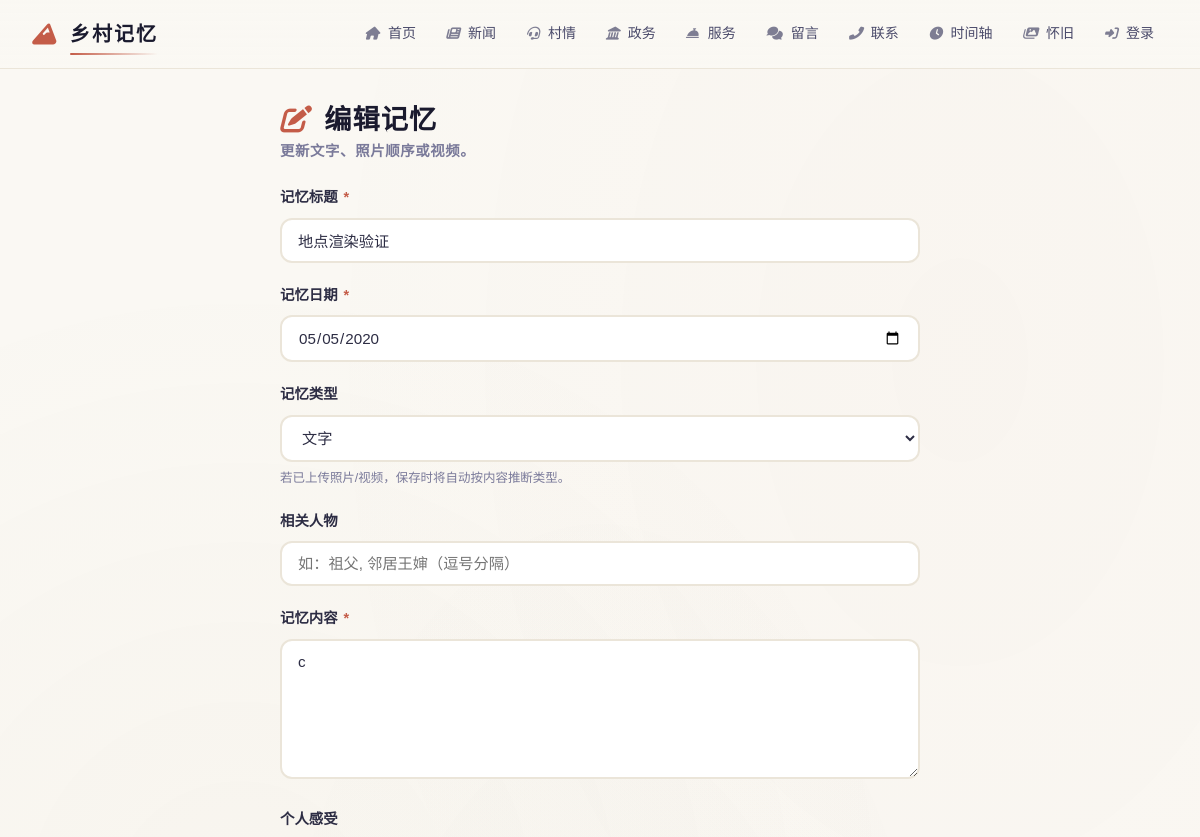
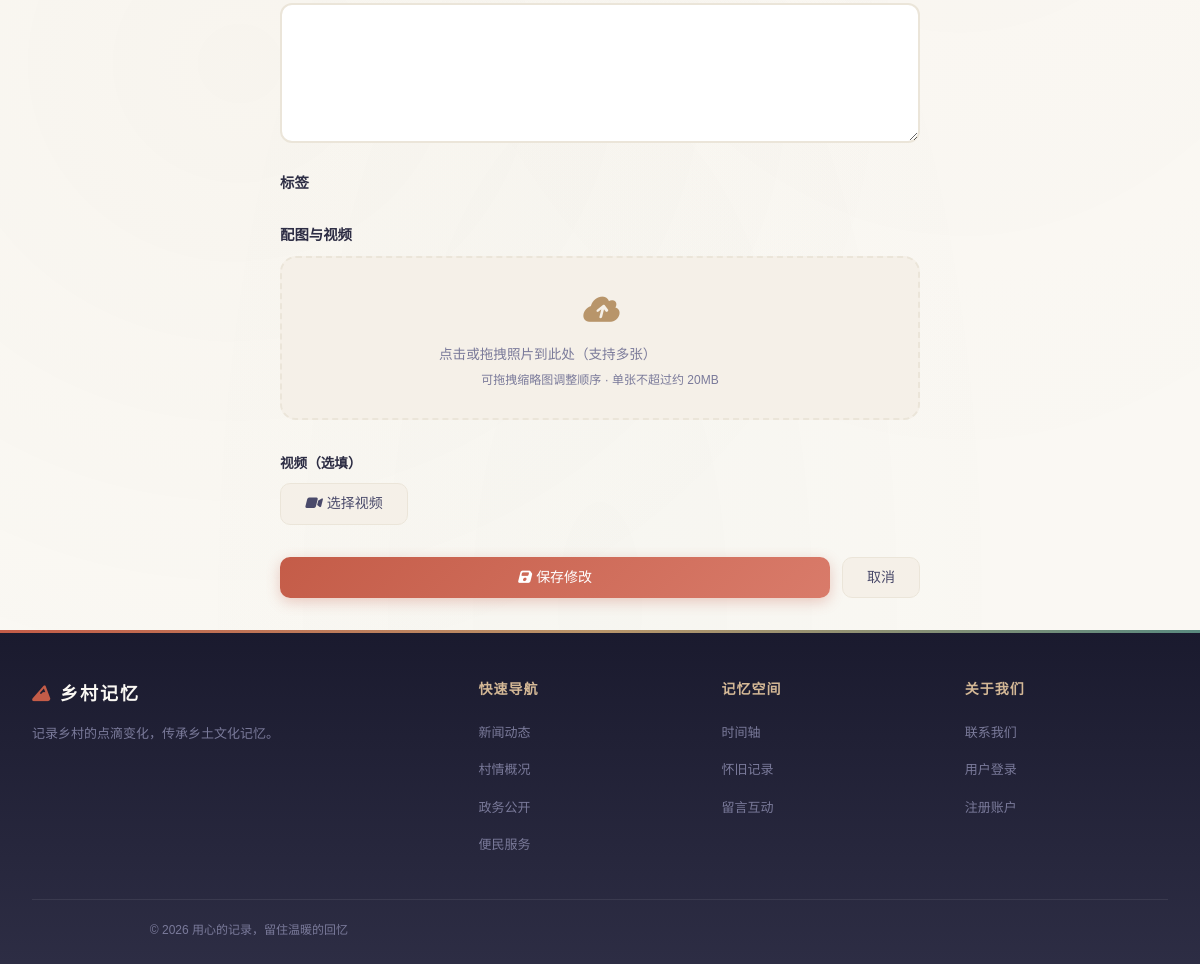
The app's page /memories/1/edit, older data (2 pictures, top to bottom).
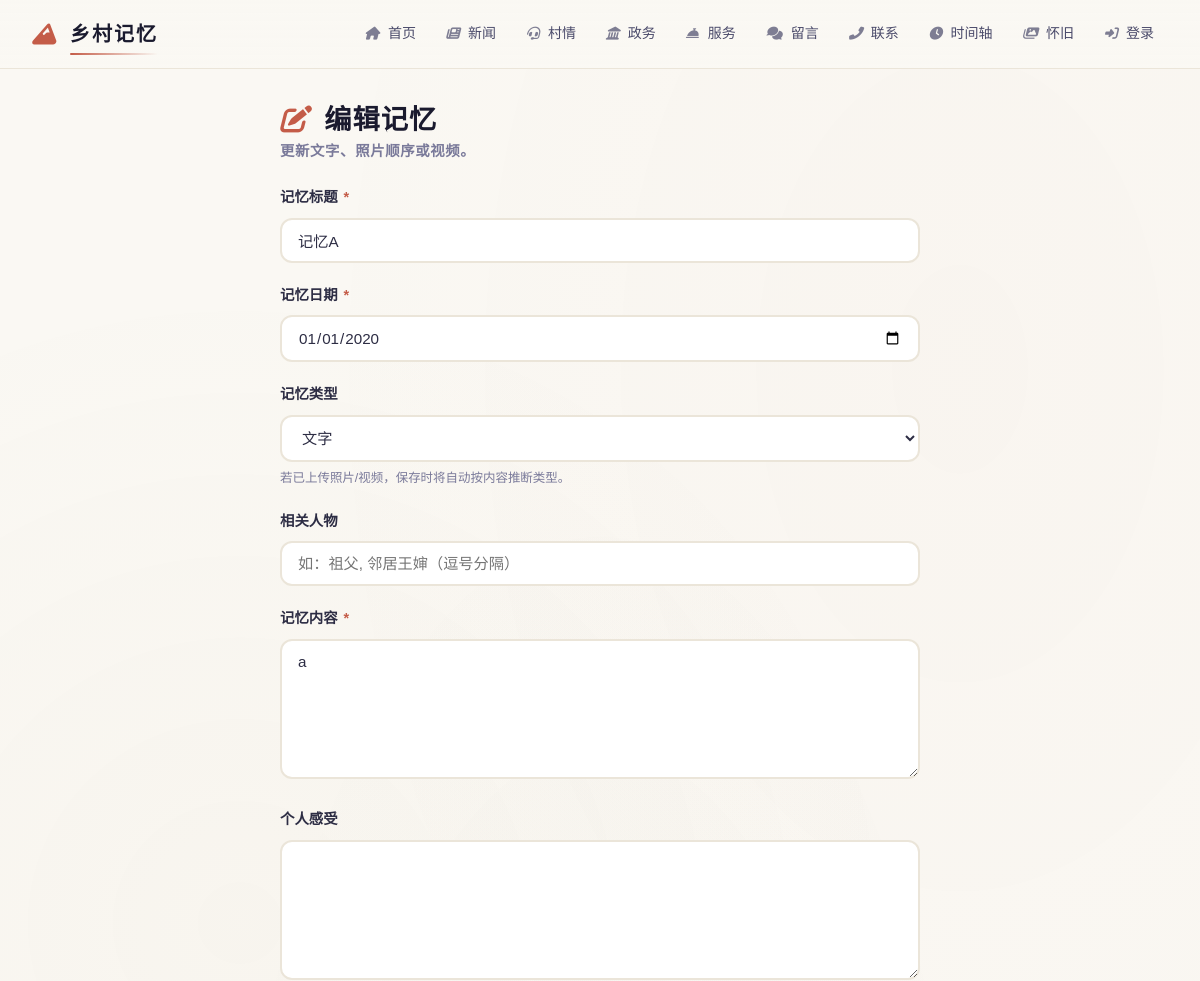
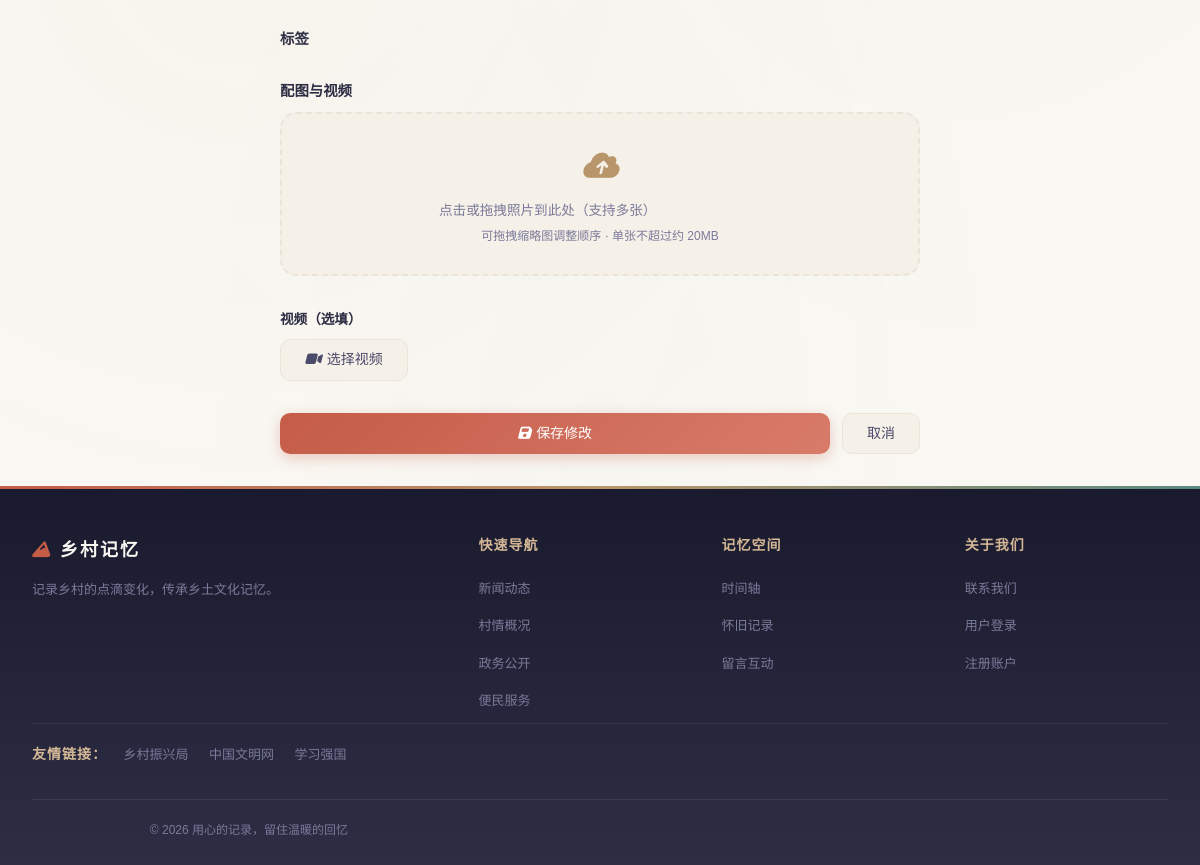
The same page, newer data (2 pictures, top to bottom).
### models.py (models this page shows, shortened)
class Memory(db.Model):
    __tablename__ = "memories"
    id = db.Column(db.Integer, primary_key=True)
    title = db.Column(db.String(200), nullable=False)
    author_id = db.Column(db.Integer, db.ForeignKey("users.id"))
    content = db.Column(db.Text)
    reflection = db.Column(db.Text)
    memory_type = db.Column(db.String(20), default="text")
    date_recorded = db.Column(db.Date, default=lambda: datetime.utcnow().date())
    photo_urls = db.Column(db.Text, default="[]")
    video_urls = db.Column(db.Text, default="[]")
    audio_url = db.Column(db.String(500))
    audio_duration = db.Column(db.String(50))
    thumbnail = db.Column(db.String(500))
    people_involved = db.Column(db.Text, default="[]")
    locations = db.Column(db.Text, default="[]")
    tags = db.Column(db.Text, default="[]")
    is_public = db.Column(db.Boolean, default=True)
    create_time = db.Column(db.DateTime, default=datetime.utcnow)
    update_time = db.Column(
        db.DateTime, default=datetime.utcnow, onupdate=datetime.utcnow
    )
    def get_photos(self):
        return _json_list(self.photo_urls)
    def get_videos(self):
        return _json_list(self.video_urls)
    def get_tags(self):
        return _json_list(self.tags)
    def get_people(self):
        return _json_list(self.people_involved)

class FriendLink(db.Model):
    __tablename__ = "friend_links"
    id = db.Column(db.Integer, primary_key=True)
    name = db.Column(db.String(100), nullable=False)  # 链接名称
    url = db.Column(db.String(255), default="")  # 跳转地址
    logo_url = db.Column(db.String(255), default="")  # 站点图标（可选）
    description = db.Column(db.Text, default="")  # 备注
    sort_order = db.Column(db.Integer, default=0)  # 排序
    is_active = db.Column(db.Boolean, default=True)  # 是否展示
    created_at = db.Column(db.DateTime, default=datetime.utcnow)

### routes/memories.py (the view)
@memories_bp.route("/memories/<int:mid>/edit")
def edit_memory_page(mid):
    memory = Memory.query.get_or_404(mid)
    tags = Tag.query.all()
    memory.tag_names = memory.get_tags()
    memory.date = str(memory.date_recorded) if memory.date_recorded else ""
    memory.type = memory.memory_type
    memory.people = ", ".join(memory.get_people()) if memory.get_people() else ""
    memory.feeling = memory.reflection
    memory.photo_urls_list = memory.get_photos()
    memory.video_urls_list = memory.get_videos()
    return render_template("edit_memory.html", memory=memory, tags=tags)

### models.py (called while the page is built)
def _json_list(text):
    try:
        result = json.loads(text)
    except (json.JSONDecodeError, TypeError):
        return []
    return result if isinstance(result, list) else []

    @classmethod
    def get(cls):
        try:
            row = cls.query.first()
        except Exception:
            row = None
        if row is None:
            row = cls(id=1, **cls.default_values())
        return row

    @property
    def nav_items(self):
        try:
            items = json.loads(self.nav_menu) if self.nav_menu else []
        except (json.JSONDecodeError, TypeError):
            items = []
        if not isinstance(items, list):
            items = []
        items = [i for i in items if i.get("is_active", True)]
        items.sort(key=lambda x: x.get("sort_order", 0))
        return items

    @property
    def footer_link_groups(self):
        try:
            groups = json.loads(self.footer_links) if self.footer_links else []
        except (json.JSONDecodeError, TypeError):
            groups = []
        return groups if isinstance(groups, list) else []

### templates/edit_memory.html (shortened to what this page needs)
{% extends "base.html" %}
{% from "macros/upload_zone.html" import render_upload_zone %}
{% block head %}
<link rel="stylesheet" href="{{ url_for('static', filename='css/memorial.css') }}" />
{% endblock %}
{% block content %}
<div class="simple-form">
  <h2 class="mem-page-head" style="margin-bottom: var(--space-6);">
    <div>
      <h1 style="font-size:1.7rem;"><i class="fas fa-edit" style="color:var(--cinnabar);"></i> 编辑记忆</h1>
      <p>更新文字、照片顺序或视频。</p>
    </div>
  </h2>
  <form id="memoryForm" novalidate>
    <div class="form-group">
      <label>记忆标题 <span class="req">*</span></label>
      <input type="text" id="memoryTitle" value="{{ memory.title }}" />
    </div>
    <div class="form-group">
      <label>记忆日期 <span class="req">*</span></label>
      <input type="date" id="memoryDate" value="{{ memory.date }}" />
    </div>
    <div class="form-group">
      <label>记忆类型</label>
      <select id="memoryType">
        <option value="text" {% if memory.type == 'text' %}selected{% endif %}>文字</option>
      </select>
      <div class="form-hint" style="font-size:0.78rem;color:var(--ink-muted);margin-top:6px;">若已上传照片/视频，保存时将自动按内容推断类型。</div>
    </div>
    <div class="form-group">
      <label>相关人物</label>
      <input type="text" id="memoryPeople" value="{{ memory.people or '' }}" placeholder="如：祖父, 邻居王婶（逗号分隔）" />
    </div>
    <div class="form-group">
      <label>记忆内容 <span class="req">*</span></label>
      <textarea id="memoryContent">{{ memory.content }}</textarea>
    </div>
    <div class="form-group">
      <label>个人感受</label>
      <textarea id="memoryFeeling">{{ memory.feeling or '' }}</textarea>
    </div>
    <div class="form-group">
      <label>标签</label>
    </div>
    <div class="form-group">
      <label>配图与视频</label>
      {{ render_upload_zone() }}
    </div>
    <div class="form-actions">
      <button type="submit" class="btn btn-primary" id="submitBtn">
        <i class="fas fa-save"></i> <span>保存修改</span>
      </button>
      <a href="/memories/{{ memory.id }}" class="btn btn-secondary">取消</a>
    </div>
  </form>
</div>
{% endblock %}

### templates/base.html (shortened to what this page needs)
<!doctype html>
<html lang="zh-CN">
  <head>
    <link
      rel="stylesheet"
      href="{{ url_for('static', filename='font-awesome/css/all.min.css') }}"
    />
    <link rel="stylesheet" href="/static/css/style.css" />
    {% block head %}{% endblock %}
  </head>
  <body class="{% if request.path.startswith('/admin') %}is-admin{% endif %}">
    <header class="site-header">
      <div class="header-inner">
        <a href="/" class="logo-area">
          {% if site_config and site_config.logo_url %}
          <img src="{{ site_config.logo_url }}" alt="{{ site_config.logo_name or 'logo' }}" style="height: 28px; border-radius: 6px;" />
          {% else %}
          <i class="{{ site_config.logo_icon if site_config and site_config.logo_icon else 'fas fa-mountain' }}"></i>
          <span>{{ site_config.logo_name if site_config and site_config.logo_name else '乡村记忆' }}</span>
          {% endif %}
        </a>
        <ul class="nav-links" id="navLinks">
          {% if site_config %}
          {% for item in site_config.nav_items %}
          <li>
            <a href="{{ item.url }}"><i class="{{ item.icon or 'fas fa-circle' }}"></i> {{ item.label }}</a>
          </li>
          {% endfor %}
          {% endif %}
          {% if session['user'] %}
          <li>
            <a href="/logout"><i class="fas fa-sign-out-alt"></i> 退出</a>
          </li>
          {% else %}
          <li>
            <a href="/login"><i class="fas fa-sign-in-alt"></i> 登录</a>
          </li>
          {% endif %}
        </ul>
      </div>
    </header>
    <main class="container">
       {% block content %}{% endblock %}
    </main>
    <footer>
      <div class="footer-inner">
        <div>
          <div class="footer-brand">
            {% if site_config and site_config.logo_icon %}<i class="{{ site_config.logo_icon }}" style="margin-right: 8px; color: var(--cinnabar)"></i>{% endif %}{{ site_config.footer_brand if site_config and site_config.footer_brand else '乡村记忆' }}
          </div>
          <p class="footer-desc">
            {{ site_config.footer_about if site_config and site_config.footer_about else '记录乡村的点滴变化，传承乡土文化记忆。<br />让每一份乡愁都有处安放，让每一个故事都被铭记。' }}
          </p>
        </div>
        {% for group in (site_config.footer_link_groups if site_config else []) %}
        <div>
          <div class="footer-title">{{ group.title }}</div>
          <ul class="footer-links">
            {% for link in group.links %}
            <li><a href="{{ link.url }}">{{ link.label }}</a></li>
            {% endfor %}
          </ul>
        </div>
        {% endfor %}
      </div>
      {% if friend_links %}
      <div class="footer-friends" style="border-top: 1px solid rgba(255, 255, 255, 0.08); padding-top: 16px; margin-bottom: 8px;">
        <span class="footer-title" style="margin-right: 12px;">友情链接：</span>
        {% for fl in friend_links %}
        <a href="{{ fl.url }}" target="_blank" rel="noopener noreferrer" style="margin-right: 16px; color: var(--ink-muted); font-size: 13px;">{{ fl.name }}</a>
        {% endfor %}
      </div>
      {% endif %}
      <div class="footer-bottom">
        <p>&copy; {{ now.year }} {{ site_config.footer_copyright if site_config and site_config.footer_copyright else '乡村记忆系统 | 用心的记录，留住温暖的回忆' }}</p>
      </div>
    </footer>
  </body>
</html>

Row changes from the older to the newer data that the page shows:
changed Memory: title "地点渲染验证" → "记忆A"; content "c" → "a"
added FriendLink: name "乡村振兴局"
added FriendLink: name "中国文明网"
added FriendLink: name "学习强国"
Text that changed along with them:
form field date: "05/05/2020" → "01/01/2020"
text now shown: "友情链接："
